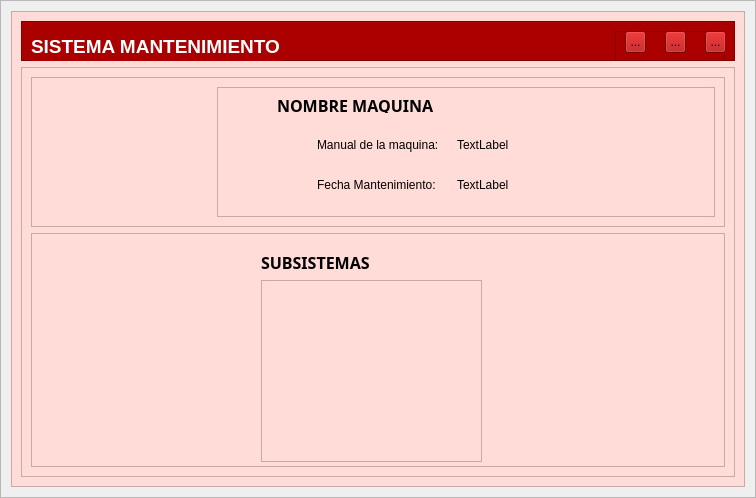
<?xml version="1.0" encoding="UTF-8"?>
<ui version="4.0">
 <class>Detail_widget</class>
 <widget class="QWidget" name="Detail_widget">
  <property name="geometry">
   <rect>
    <x>0</x>
    <y>0</y>
    <width>756</width>
    <height>498</height>
   </rect>
  </property>
  <property name="windowTitle">
   <string>Form</string>
  </property>
  <layout class="QVBoxLayout" name="verticalLayout">
   <property name="spacing">
    <number>0</number>
   </property>
   <property name="leftMargin">
    <number>0</number>
   </property>
   <property name="topMargin">
    <number>0</number>
   </property>
   <property name="rightMargin">
    <number>0</number>
   </property>
   <property name="bottomMargin">
    <number>0</number>
   </property>
   <item>
    <widget class="QFrame" name="central_widget_frame">
     <property name="frameShape">
      <enum>QFrame::StyledPanel</enum>
     </property>
     <property name="frameShadow">
      <enum>QFrame::Raised</enum>
     </property>
     <layout class="QVBoxLayout" name="shadow_layout">
      <property name="spacing">
       <number>0</number>
      </property>
      <property name="leftMargin">
       <number>10</number>
      </property>
      <property name="topMargin">
       <number>10</number>
      </property>
      <property name="rightMargin">
       <number>10</number>
      </property>
      <property name="bottomMargin">
       <number>10</number>
      </property>
      <item>
       <widget class="QFrame" name="background_frame">
        <property name="styleSheet">
         <string notr="true">background-color: rgb(255, 220, 215)</string>
        </property>
        <property name="frameShape">
         <enum>QFrame::StyledPanel</enum>
        </property>
        <property name="frameShadow">
         <enum>QFrame::Raised</enum>
        </property>
        <layout class="QVBoxLayout" name="verticalLayout_2">
         <item>
          <widget class="QFrame" name="top_frame">
           <property name="minimumSize">
            <size>
             <width>0</width>
             <height>40</height>
            </size>
           </property>
           <property name="maximumSize">
            <size>
             <width>16777215</width>
             <height>40</height>
            </size>
           </property>
           <property name="styleSheet">
            <string notr="true">background-color: rgb(170, 0, 0);</string>
           </property>
           <property name="frameShape">
            <enum>QFrame::StyledPanel</enum>
           </property>
           <property name="frameShadow">
            <enum>QFrame::Raised</enum>
           </property>
           <layout class="QHBoxLayout" name="horizontalLayout_3">
            <item>
             <widget class="QLabel" name="title_label">
              <property name="minimumSize">
               <size>
                <width>120</width>
                <height>30</height>
               </size>
              </property>
              <property name="font">
               <font>
                <family>Arial</family>
                <pointsize>14</pointsize>
                <bold>true</bold>
               </font>
              </property>
              <property name="styleSheet">
               <string notr="true">color: white
</string>
              </property>
              <property name="text">
               <string>SISTEMA MANTENIMIENTO</string>
              </property>
             </widget>
            </item>
            <item>
             <spacer name="horizontalSpacer_2">
              <property name="orientation">
               <enum>Qt::Horizontal</enum>
              </property>
              <property name="sizeHint" stdset="0">
               <size>
                <width>40</width>
                <height>20</height>
               </size>
              </property>
             </spacer>
            </item>
            <item>
             <widget class="QFrame" name="buttons_holder_frame">
              <property name="minimumSize">
               <size>
                <width>110</width>
                <height>30</height>
               </size>
              </property>
              <property name="frameShape">
               <enum>QFrame::StyledPanel</enum>
              </property>
              <property name="frameShadow">
               <enum>QFrame::Raised</enum>
              </property>
              <widget class="QToolButton" name="minimize_button">
               <property name="geometry">
                <rect>
                 <x>10</x>
                 <y>0</y>
                 <width>21</width>
                 <height>22</height>
                </rect>
               </property>
               <property name="text">
                <string>...</string>
               </property>
               <property name="icon">
                <iconset>
                 <normaloff>../../icons/minimize-window.png</normaloff>../../icons/minimize-window.png</iconset>
               </property>
               <property name="iconSize">
                <size>
                 <width>25</width>
                 <height>25</height>
                </size>
               </property>
              </widget>
              <widget class="QToolButton" name="restore_button">
               <property name="geometry">
                <rect>
                 <x>50</x>
                 <y>0</y>
                 <width>21</width>
                 <height>22</height>
                </rect>
               </property>
               <property name="text">
                <string>...</string>
               </property>
               <property name="icon">
                <iconset>
                 <normaloff>../../icons/restore-window.png</normaloff>../../icons/restore-window.png</iconset>
               </property>
               <property name="iconSize">
                <size>
                 <width>25</width>
                 <height>25</height>
                </size>
               </property>
              </widget>
              <widget class="QToolButton" name="maximize_button">
               <property name="geometry">
                <rect>
                 <x>50</x>
                 <y>0</y>
                 <width>21</width>
                 <height>22</height>
                </rect>
               </property>
               <property name="text">
                <string>...</string>
               </property>
               <property name="icon">
                <iconset>
                 <normaloff>../../icons/maximize-window.png</normaloff>../../icons/maximize-window.png</iconset>
               </property>
               <property name="iconSize">
                <size>
                 <width>25</width>
                 <height>25</height>
                </size>
               </property>
              </widget>
              <widget class="QToolButton" name="close_button">
               <property name="geometry">
                <rect>
                 <x>90</x>
                 <y>0</y>
                 <width>21</width>
                 <height>22</height>
                </rect>
               </property>
               <property name="text">
                <string>...</string>
               </property>
               <property name="icon">
                <iconset>
                 <normaloff>../../icons/close-window.png</normaloff>../../icons/close-window.png</iconset>
               </property>
               <property name="iconSize">
                <size>
                 <width>25</width>
                 <height>25</height>
                </size>
               </property>
              </widget>
             </widget>
            </item>
           </layout>
          </widget>
         </item>
         <item>
          <widget class="QFrame" name="content_frame">
           <property name="frameShape">
            <enum>QFrame::StyledPanel</enum>
           </property>
           <property name="frameShadow">
            <enum>QFrame::Raised</enum>
           </property>
           <layout class="QVBoxLayout" name="verticalLayout_3">
            <item>
             <widget class="QFrame" name="frame">
              <property name="maximumSize">
               <size>
                <width>16777215</width>
                <height>150</height>
               </size>
              </property>
              <property name="frameShape">
               <enum>QFrame::StyledPanel</enum>
              </property>
              <property name="frameShadow">
               <enum>QFrame::Raised</enum>
              </property>
              <layout class="QHBoxLayout" name="horizontalLayout">
               <item>
                <widget class="QLabel" name="maquina_pic_label">
                 <property name="maximumSize">
                  <size>
                   <width>170</width>
                   <height>170</height>
                  </size>
                 </property>
                 <property name="text">
                  <string/>
                 </property>
                </widget>
               </item>
               <item>
                <widget class="QFrame" name="frame_3">
                 <property name="frameShape">
                  <enum>QFrame::StyledPanel</enum>
                 </property>
                 <property name="frameShadow">
                  <enum>QFrame::Raised</enum>
                 </property>
                 <widget class="QLabel" name="maquine_title_label">
                  <property name="geometry">
                   <rect>
                    <x>60</x>
                    <y>10</y>
                    <width>191</width>
                    <height>16</height>
                   </rect>
                  </property>
                  <property name="font">
                   <font>
                    <family>Rockwell</family>
                    <pointsize>12</pointsize>
                    <bold>true</bold>
                   </font>
                  </property>
                  <property name="text">
                   <string>NOMBRE MAQUINA</string>
                  </property>
                 </widget>
                 <widget class="QLabel" name="label">
                  <property name="geometry">
                   <rect>
                    <x>100</x>
                    <y>50</y>
                    <width>151</width>
                    <height>16</height>
                   </rect>
                  </property>
                  <property name="text">
                   <string>Manual de la maquina:</string>
                  </property>
                 </widget>
                 <widget class="QLabel" name="maquina_cat_label">
                  <property name="geometry">
                   <rect>
                    <x>240</x>
                    <y>50</y>
                    <width>241</width>
                    <height>16</height>
                   </rect>
                  </property>
                  <property name="text">
                   <string>TextLabel</string>
                  </property>
                 </widget>
                 <widget class="QLabel" name="label_2">
                  <property name="geometry">
                   <rect>
                    <x>100</x>
                    <y>90</y>
                    <width>151</width>
                    <height>16</height>
                   </rect>
                  </property>
                  <property name="text">
                   <string>Fecha Mantenimiento:</string>
                  </property>
                 </widget>
                 <widget class="QLabel" name="maquina_fecha_label">
                  <property name="geometry">
                   <rect>
                    <x>240</x>
                    <y>90</y>
                    <width>241</width>
                    <height>16</height>
                   </rect>
                  </property>
                  <property name="text">
                   <string>TextLabel</string>
                  </property>
                 </widget>
                </widget>
               </item>
              </layout>
             </widget>
            </item>
            <item>
             <widget class="QFrame" name="frame_2">
              <property name="frameShape">
               <enum>QFrame::StyledPanel</enum>
              </property>
              <property name="frameShadow">
               <enum>QFrame::Raised</enum>
              </property>
              <widget class="QWidget" name="layoutWidget">
               <property name="geometry">
                <rect>
                 <x>230</x>
                 <y>18</y>
                 <width>221</width>
                 <height>211</height>
                </rect>
               </property>
               <layout class="QVBoxLayout" name="verticalLayout_4">
                <item>
                 <widget class="QLabel" name="label_3">
                  <property name="font">
                   <font>
                    <family>Rockwell</family>
                    <pointsize>12</pointsize>
                    <bold>true</bold>
                   </font>
                  </property>
                  <property name="text">
                   <string>SUBSISTEMAS</string>
                  </property>
                 </widget>
                </item>
                <item>
                 <widget class="QPlainTextEdit" name="sub_text_edit"/>
                </item>
               </layout>
              </widget>
             </widget>
            </item>
           </layout>
          </widget>
         </item>
        </layout>
       </widget>
      </item>
     </layout>
    </widget>
   </item>
  </layout>
 </widget>
 <resources/>
 <connections/>
</ui>
